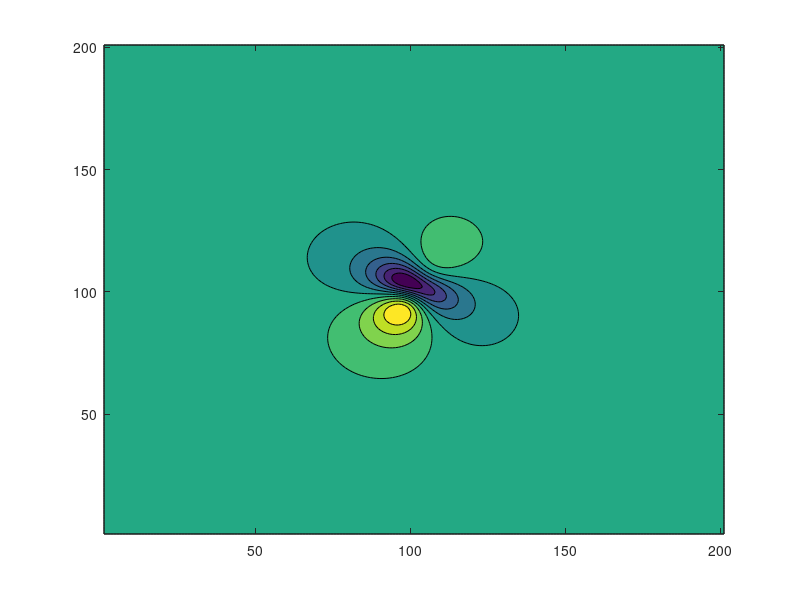

MATLAB code to generate this figure: (Note: this script raises an error after producing the figure.)

clear;clc
load data.mat
figure
contourf(T90)
%%
[ BNSS ] = New_NSS(T90,201,201,-4000,4000,-4000,4000,0);
figure
contourf(BNSS)
title('BNSS')


